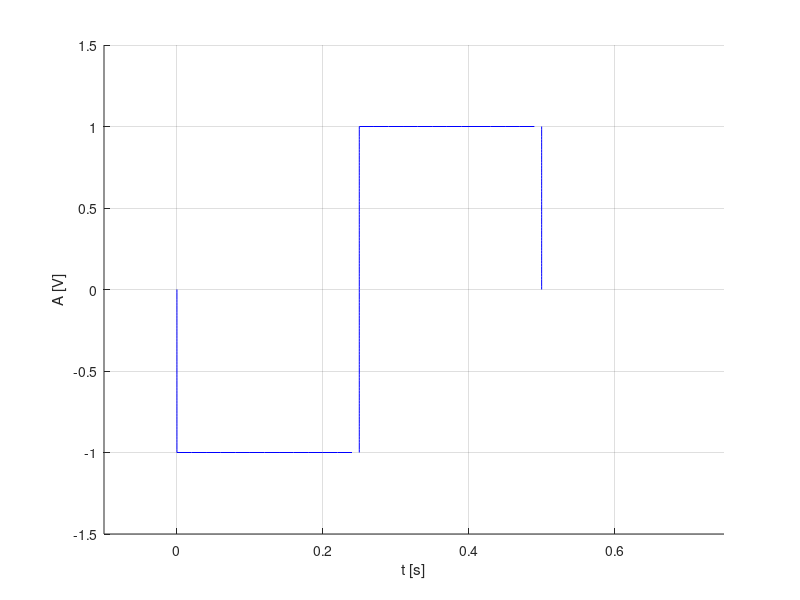

Write the MATLAB code that produced this figure.
%Se va genera un semnal cu rezolutie temporara de 2ms, 20ms
%200ms pentru un semnal continuu de tipul:

%3. Semnal dreptunghiular multinivel, aleator
%? Durata fiecarui nivel: 0,25 s.
%? Nivelurile
%a) {-1, 1}
%b) {-3,-1,1,3}
%c) {-5,-3,-1,1,3,5}
%d) {-7,-5,-3,-1,1,3,5,7}

hold on
xlabel('t [s]'),ylabel('A [V]')
%a) nivelurile {-1, 1}
%Rezolutia temporara de 20ms

%y variaza de la 0 la -1
y=0:-0.02:-1;
x=y*0;
plot(x,y,'b')
%nivel -1
x = 0: 0.02: 1/4;
y = -1+0*x;
plot(x, y, 'b'),grid

%x=1/4;y variaza de la -1 la 1
y=-1:0.02:1;
x=y*0+1/4;
plot(x,y,'b')

%nivel 1
x = 1/4:0.02:1/2;
y=1+0*x;
plot(x,y,'b')

%x=1/2;y variaza de la 1 la -1
y=1:-0.02:0;
x=y*0+1/2;
plot(x,y,'b')

axis([-0.1 3/4 -1.5 1.5])